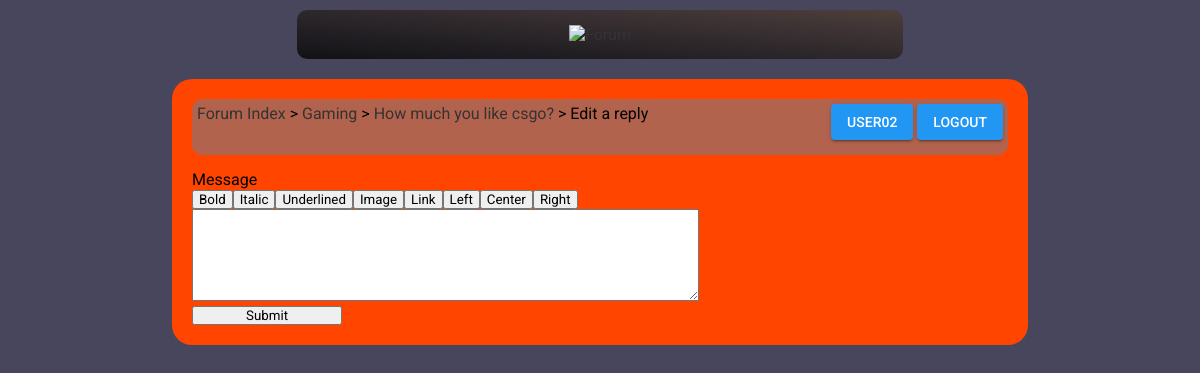
/edit_message.php?id=1&id2=2 (signed in), run on an earlier commit of the app's database.
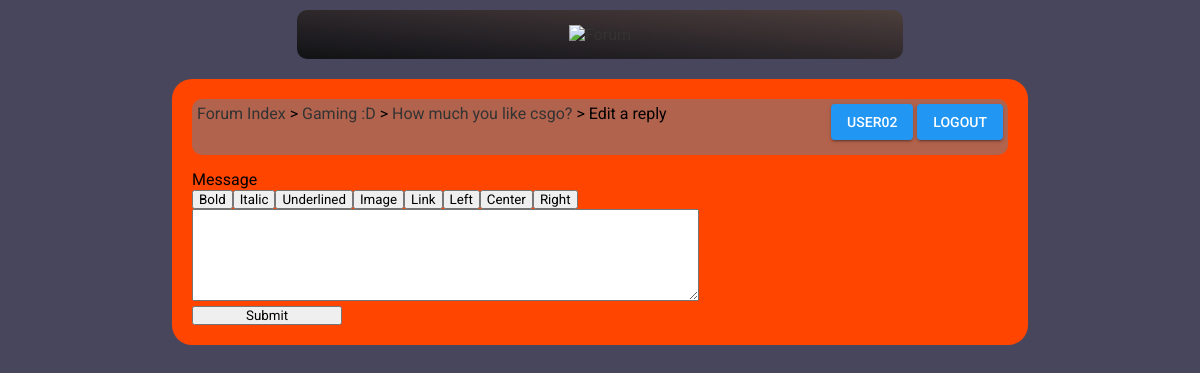
And on a later commit of the database.
### tables this page shows
CREATE TABLE `topics` (
  `parent` smallint(6) NOT NULL,
  `id` int(11) NOT NULL,
  `id2` int(11) NOT NULL,
  `title` varchar(256) NOT NULL,
  `message` longtext NOT NULL,
  `authorid` int(11) NOT NULL,
  `timestamp` int(11) NOT NULL,
  `timestamp2` int(11) NOT NULL
);

CREATE TABLE `categories` (
  `id` smallint(6) NOT NULL,
  `name` varchar(256) NOT NULL,
  `description` text NOT NULL,
  `position` smallint(6) NOT NULL
);

### config.php (called while the page is built, shortened)
<?php
$url_home = 'index.php';
$design = 'default';
?>

### edit_message.php (the view, shortened to what this page needs)
<?php
include('config.php');
if(isset($_GET['id'], $_GET['id2']))
{
	$id = intval($_GET['id']);
	$id2 = intval($_GET['id2']);
if(isset($_SESSION['username']))
{
	$dn1 = mysqli_fetch_array(mysqli_query($con,'select count(t.id) as nb1, t.authorid, t2.title, t.message, t.parent, c.name from topics as t, topics as t2, categories as c where t.id="'.$id.'" and t.id2="'.$id2.'" and t2.id="'.$id.'" and t2.id2=1 and c.id=t.parent group by t.id'));
if($dn1['nb1']>0)
{
if($_SESSION['userid']==$dn1['authorid'] or $_SESSION['username']==$admin)
{
?>
<!DOCTYPE html>
<html>
    <head>
        <link href="<?php echo $design; ?>/style.css" rel="stylesheet" title="Style" />
    </head>
    <body>
    	<div class="header">
        	<a href="<?php echo $url_home; ?>"><img src="<?php echo $design; ?>/images/logo.png" alt="Forum" /></a>
	    </div>
        <div class="content">
<div class="box">
	<div class="box_left">
    	<a href="<?php echo $url_home; ?>">Forum Index</a> &gt; <a href="list_topics.php?parent=<?php echo $dn1['parent']; ?>"><?php echo htmlentities($dn1['name'], ENT_QUOTES, 'UTF-8'); ?></a> &gt; <a href="read_topic.php?id=<?php echo $id; ?>"><?php echo htmlentities($dn1['title'], ENT_QUOTES, 'UTF-8'); ?></a> &gt; Edit a reply
    </div>
	<div class="box_right">
    	<a class="pure-material-button-contained" href="profile.php?id=<?php echo $_SESSION['userid']; ?>"><?php echo htmlentities($_SESSION['username'], ENT_QUOTES, 'UTF-8'); ?></a> <a class="pure-material-button-contained" href="login.php">Logout</a>
    </div>
</div>
<?php
if(isset($_POST['message']) and $_POST['message']!='')
{
	if($id2==1)
	{
		if($_SESSION['username']==$admin and isset($_POST['title']) and $_POST['title']!='')
		{
			$title = $_POST['title'];
			if(get_magic_quotes_gpc())
			{
				$title = stripslashes($title);
			}
			$title = mysqli_real_escape_string($con,$dn1['title']);
		}
		else
		{
			$title = mysqli_real_escape_string($con,$dn1['title']);
		}
	}
	else
	{
		$title = '';
	}
	$message = $_POST['message'];
	if(get_magic_quotes_gpc())
	{
		$message = stripslashes($message);
	}
	$message = mysqli_real_escape_string($con,bbcode_to_html($message));
	if(mysqli_query($con,'update topics set title="'.$title.'", message="'.$message.'" where id="'.$id.'" and id2="'.$id2.'"'))
	{
	?>
	<div class="message">The message have successfully been edited.<br />
	<a href="read_topic.php?id=<?php echo $id; ?>">Go the the topic</a></div>
	<?php
	}
	else
	{
		echo 'An error occurred while editing the message.';
	}
}
else
{
?>
<form action="edit_message.php?id=<?php echo $id; ?>&id2=<?php echo $id2; ?>" method="post">
    <label for="message">Message</label><br />
    <div class="message_buttons">
        <input type="button" value="Bold" onclick="javascript:insert('[b]', '[/b]', 'message');" /><input type="button" value="Italic" onclick="javascript:insert('[i]', '[/i]', 'message');" /><input type="button" value="Underlined" onclick="javascript:insert('[u]', '[/u]', 'message');" /><input type="button" value="Image" onclick="javascript:insert('[img]', '[/img]', 'message');" /><input type="button" value="Link" onclick="javascript:insert('[url]', '[/url]', 'message');" /><input type="button" value="Left" onclick="javascript:insert('[left]', '[/left]', 'message');" /><input type="button" value="Center" onclick="javascript:insert('[center]', '[/center]', 'message');" /><input type="button" value="Right" onclick="javascript:insert('[right]', '[/right]', 'message');" />
    </div>
    <textarea name="message" id="message" cols="70" rows="6"><?php echo html_to_bbcode($dn1['message']); ?></textarea><br />
    <input type="submit" value="Submit" />
</form>
<?php
}
?>
		</div>
			</body>
</html>
<?php
}
else
{
	echo '<h2>You don\'t have the right to edit this message.</h2>';
}
}
else
{
	echo '<h2>The message you want to edit doesn\'t exist..</h2>';
}
}
}
else
{
	echo '<h2>The ID of the message you want to edit is not defined.</h2>';
}
?>

What changed in the data, as far as the page shows it:
changed topics "How much you like csgo?": categories.name "Gaming" → "Gaming :D"
